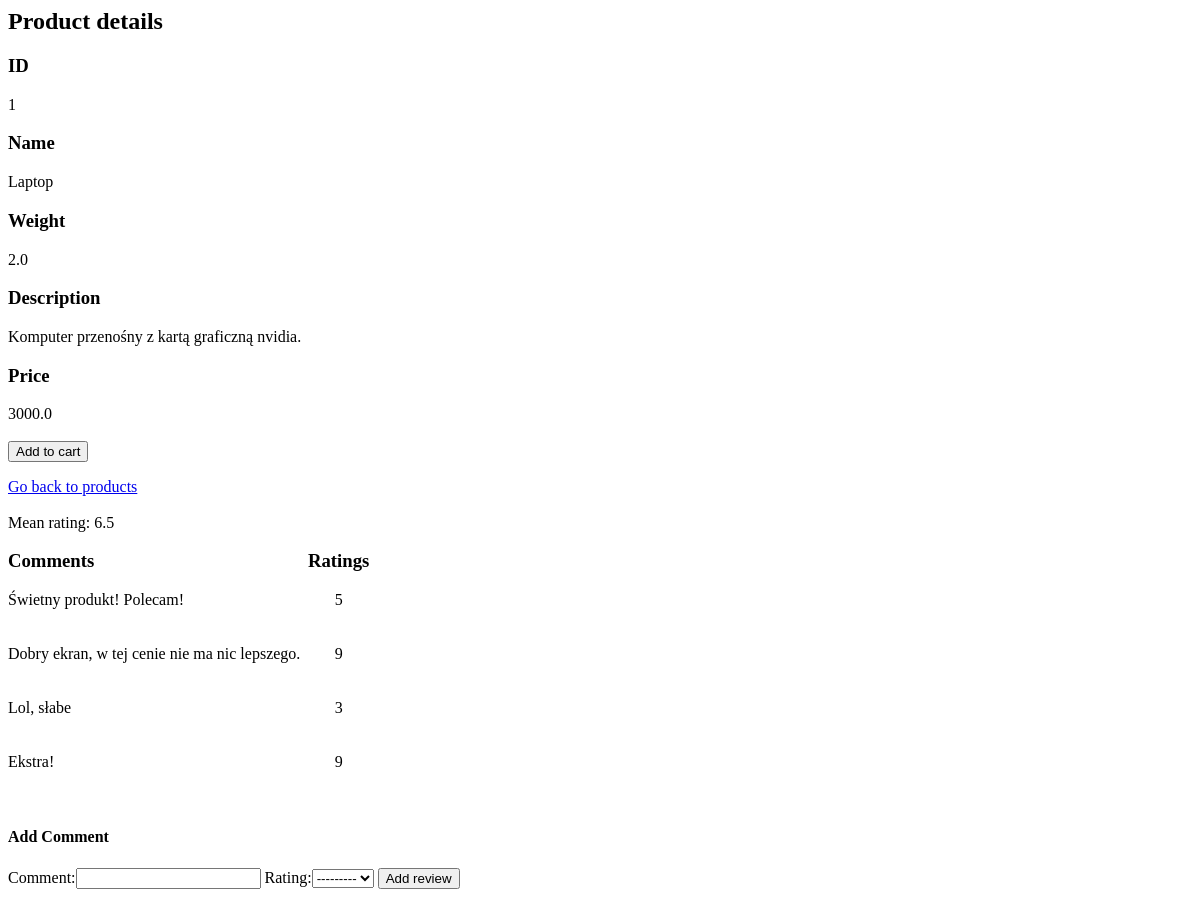
The page /products/1 on the database as committed earlier.
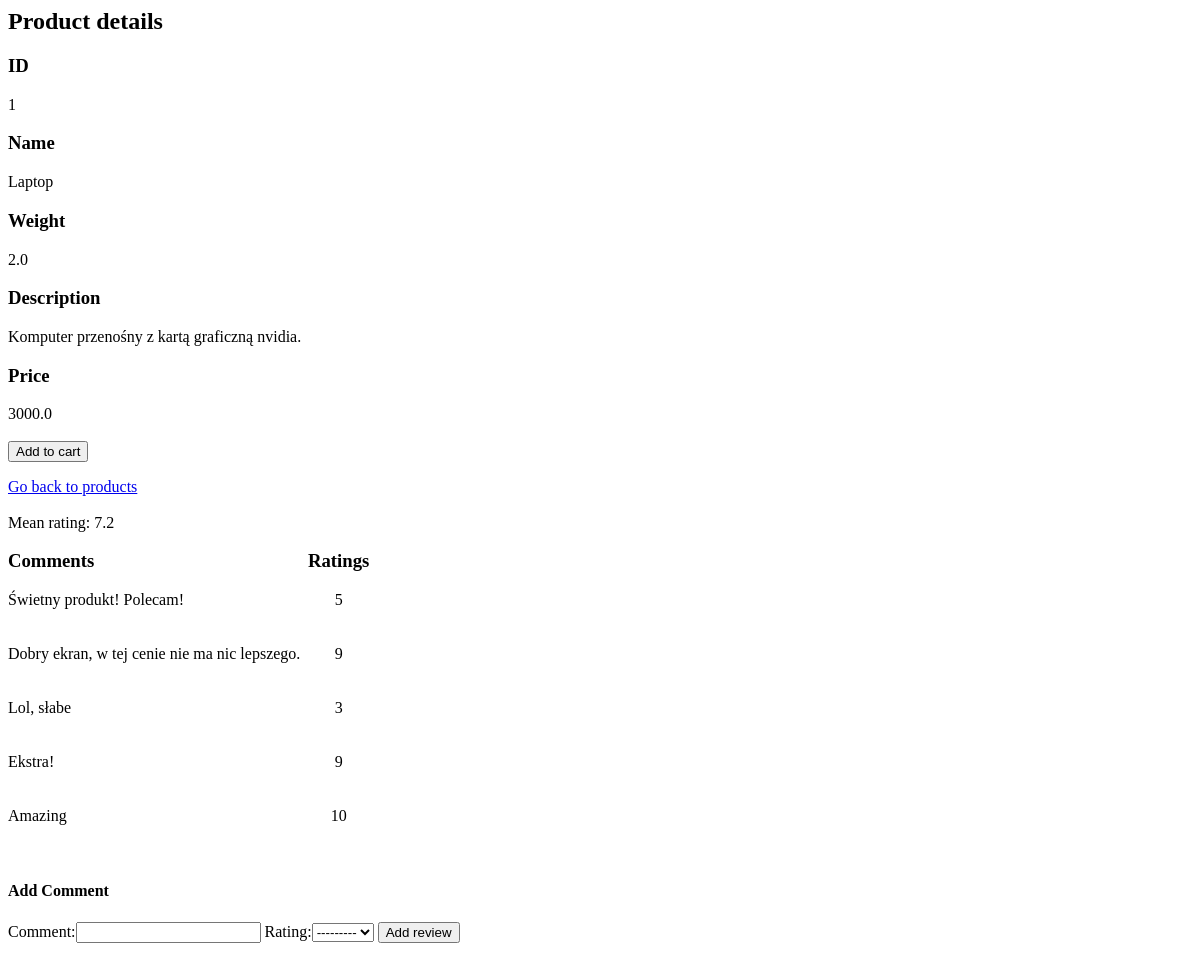
The same page on the database as committed later.
### shop/models.py (models this page shows)
class Review(models.Model):
    RATING_CHOICES = list(range(1, 11))
    RATING_CHOICES = [(x, x) for x in RATING_CHOICES]
    product = models.ForeignKey(Product, on_delete=models.PROTECT)
    rating = models.PositiveSmallIntegerField(choices=RATING_CHOICES)
    comment = models.CharField(max_length=3000)

### shop/views.py (the view)
# urls.py: path('products/<int:product_id>', views.product_details),
def product_details(request, product_id):
    product = Product.objects.get(id=product_id)
    reviews = list(Review.objects.all())
    reviews = [review for review in reviews if review.product.id == product_id]
    form = ReviewForm()
    context = {'product': product,
               'reviews': reviews, 'form': form,
               'mean_rating': mean_rating(reviews)}
    return render(request, "shop/product_details.html", context)

### shop/forms.py
class ReviewForm(ModelForm):
    class Meta:
        model = Review
        fields = ['comment', 'rating']

### shop/views.py (called while the page is built)
def mean_rating(reviews):
    if reviews != []:
        return mean([r.rating for r in reviews])
    else:
        return 'No ratings so far'

### shop/templates/shop/product_details.html (shortened to what this page needs)
{% extends "base.html" %}
{% block content %}
<h2>Product details</h3>
    <h3>ID</h3>
    {{ product.id }}
    <h3>Name</h3>
    {{ product.name }}
    <h3>Weight</h3>
    {{ product.weight }}
    <h3>Description</h3>
    {{ product.description }}
    <h3>Price</h3>
    {{ product.price }}
    <br><br>
    <form action="/cart/add/" method="post">
        <input type="submit" value="Add to cart">
    </form>
    <a href=".">Go back to products</a>
    <br><br>Mean rating: {{ mean_rating }}<br><br>
    <table cellspacing="0" cellpadding="0">
        <tbody>
            <col width="300">
            <col width="40">
            <tr>
                <td>
                    <h3>Comments</h3>
                </td>
                <td>
                    <h3>Ratings</h3>
                </td>
            </tr>
            {% for review in reviews %}
            <tr>
                <td>{{ review.comment }}</td>
                <td style="text-align:center">{{ review.rating }}</tdstyle="text-align:center">
            </tr>
            <tr>
                <td>&nbsp;</td>
                <td>&nbsp;</td>
            </tr>
            <tr>
                <td>&nbsp;</td>
                <td>&nbsp;</td>
                <td>&nbsp;</td>
            </tr>
            {% endfor %}
        </tbody>
    </table>
    <h4>Add Comment</h4>
    <form action="/review/add/" method="post">
        {{ form }}
        <input type="submit" value="Add review">
    </form>
    {% endblock %}

Rows that differ between the two databases and show on the page:
added Review: comment "Amazing", rating "10"
Other text that changed with them:
{{ mean_rating }}: "6.5" → "7.2"
